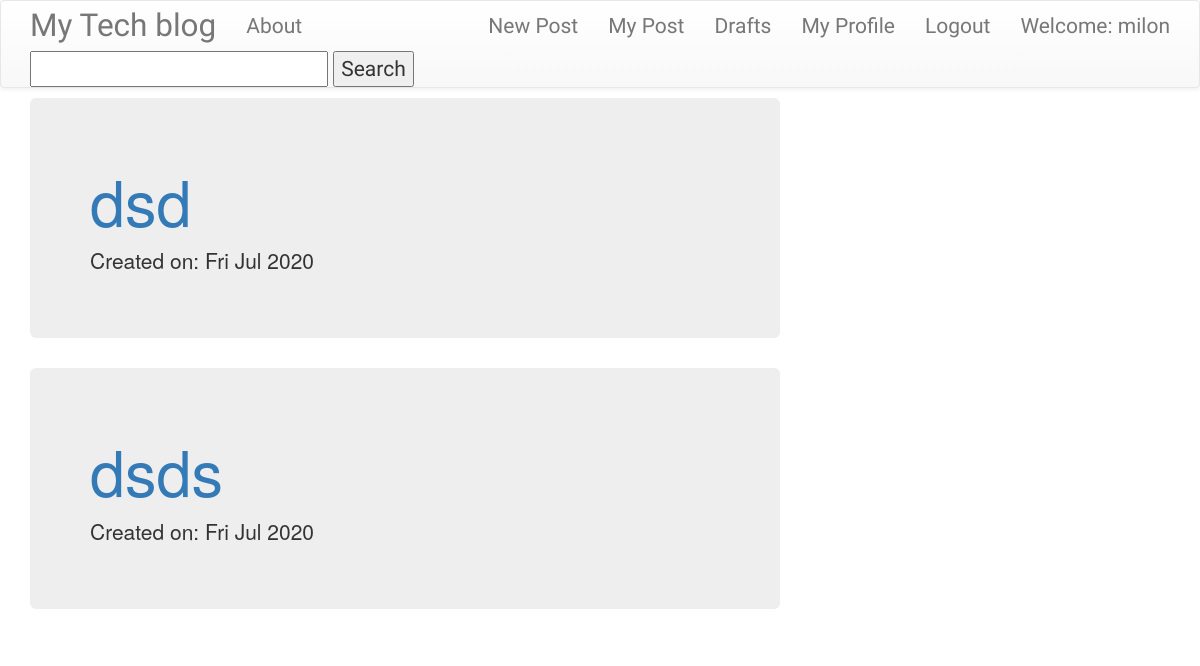
The app's page /drafts/ (signed in), older data.
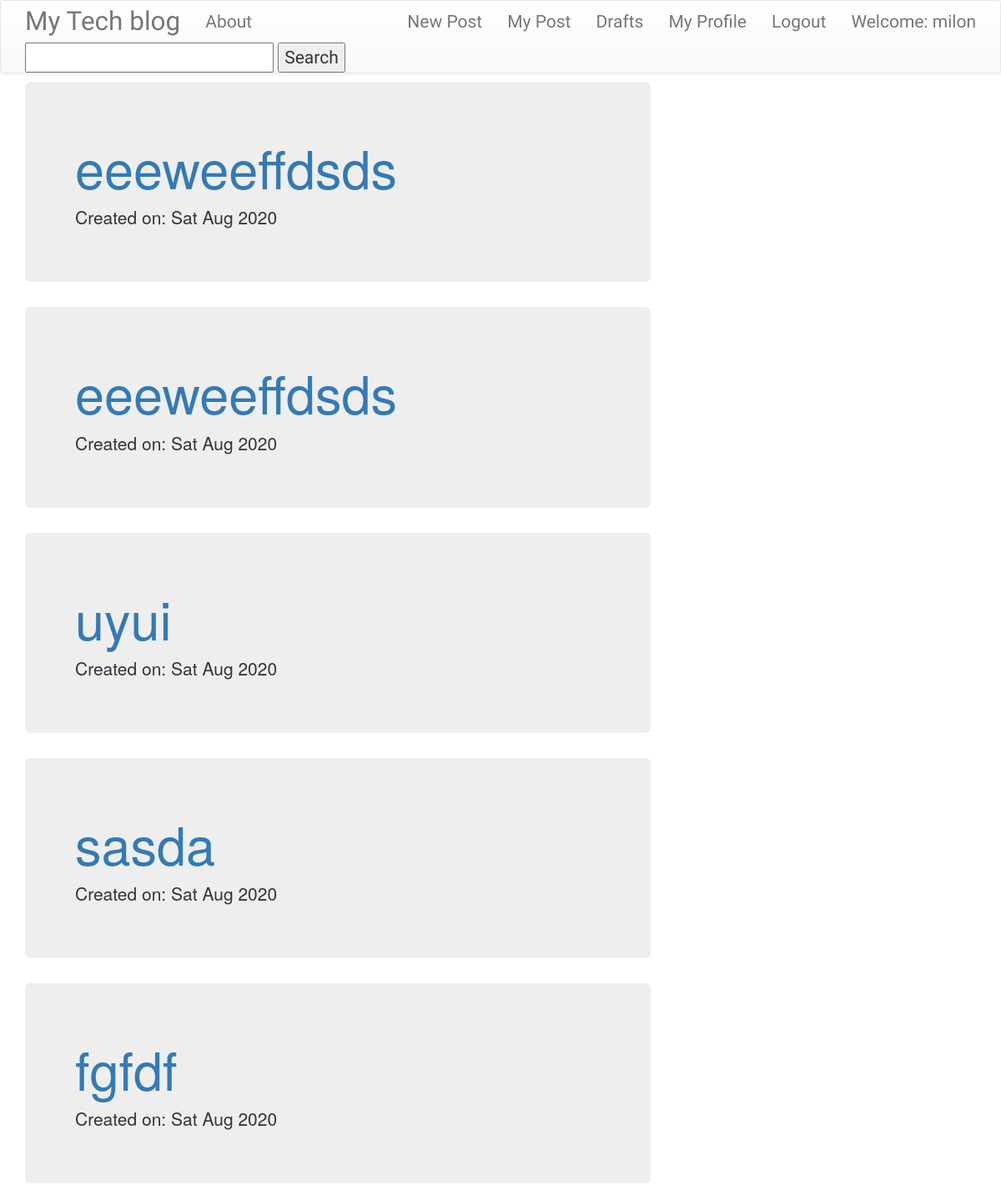
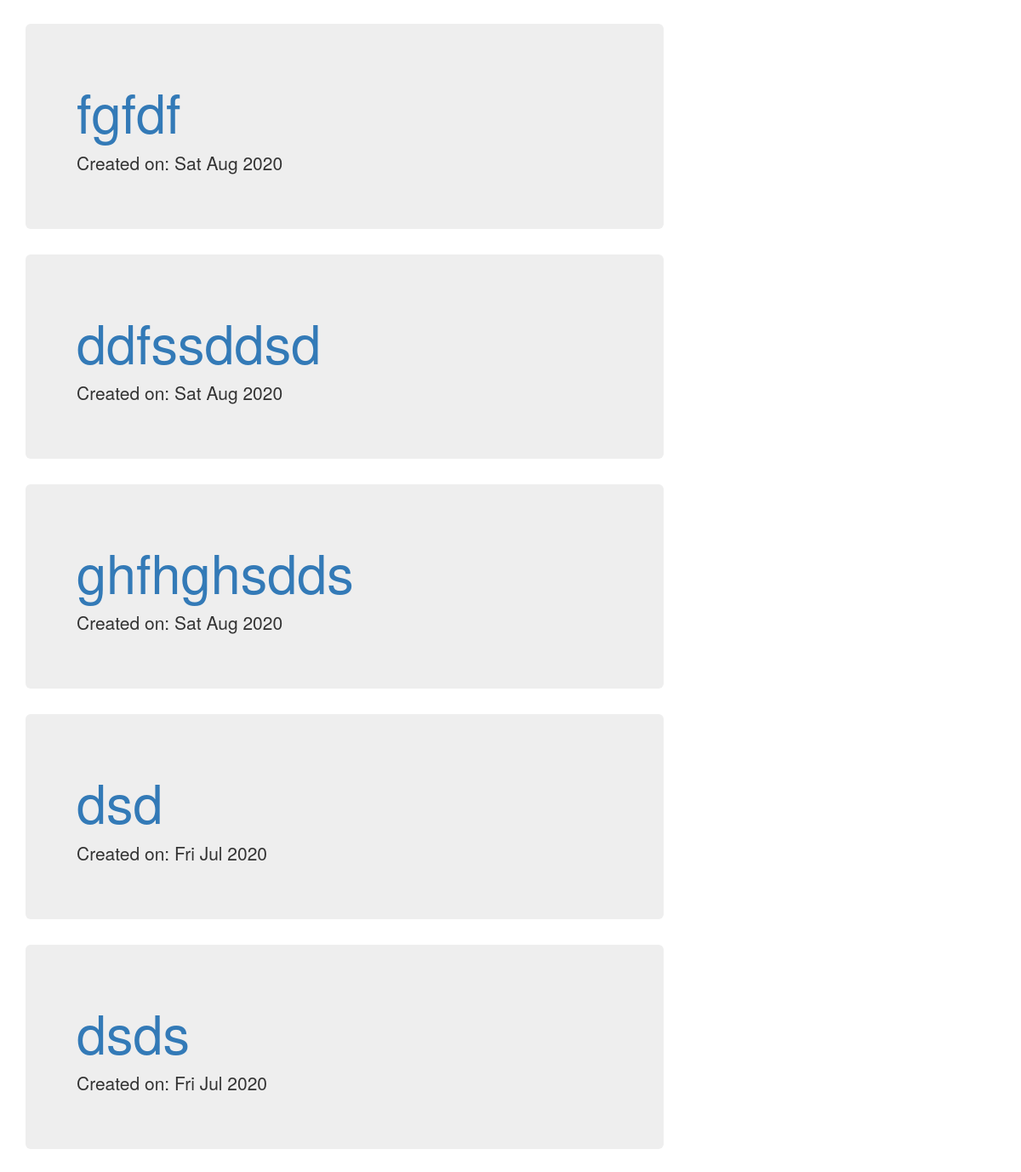
The same page, newer data (2 pictures, top to bottom).
### blog/models.py (models this page shows, shortened)
class Post(models.Model):
    author = models.ForeignKey('auth.User',on_delete=models.DO_NOTHING)
    title = models.CharField(max_length=200)
    text = models.TextField()
    created_date = models.DateTimeField(default=timezone.now)
    published_date = models.DateTimeField(blank=True, null=True)

### blog/views.py (the view)
# urls.py: url(r'^drafts/$', views.DraftListView.as_view(), name='post_draft_list'),
class DraftListView(LoginRequiredMixin,ListView):
    login_url = '/login/'
    redirect_field_name = 'blog/post_list.html'
    model = Post
    def get_queryset(self):
        return Post.objects.filter(published_date__isnull=True).filter(author=self.request.user).order_by('-created_date')

### blog/templates/blog/post_list.html
{% extends 'blog/base.html' %}
{% block content %}
<div class="centerstage">
    {% for post in post_list %}
        <div class="post">
          <div class="jumbotron">
            <h1><a href="{% url 'post_detail' pk=post.pk %}">{{ post.title }}</a></h1>
            <div class="date">
              {% ifequal post.published_date null %}
                <p>Created on: {{ post.created_date|date:"D M Y"}}</p>
              {%else%}
                <p>Published by: {{post.author}}</p>
                <p>Published on: {{ post.published_date|date:"D M Y"}}</p>
                  <a href="{% url 'post_detail' pk=post.pk %}">Comments: {{ post.approve_comments.count }}</a>
                  </div>
              {%endifequal%}
            </div>
        </div>
    {% endfor %}
</div>
{% endblock %}

### blog/templates/blog/base.html (shortened to what this page needs)
<!DOCTYPE html>
{% load static %}
<html>
    <head>
    <link rel="stylesheet" href="https://stackpath.bootstrapcdn.com/bootstrap/3.4.1/css/bootstrap.min.css">
    <link rel="stylesheet" href="https://stackpath.bootstrapcdn.com/bootstrap/3.4.1/css/bootstrap-theme.min.css">
        <link rel="stylesheet" href="{% static 'css/blog.css' %}">
<body class='loader' >
  <nav class="navbar navbar-default techfont custom-navbar">
    <div class="container">
      <ul class="nav navbar-nav">
        <li><a class='navbar-brand bigbrand' href="{% url 'post_list' %}">My Tech blog</a></li>
        <li><a href="{% url 'about'%}">About</a></li>
        <form  action="{%url 'searchbar'%}" method="GET" >
            <input type="text" name="search">
            <button type="submit"> Search </button>
        </form>
      </ul>
      <ul class="nav navbar-nav navbar-right">
        {% if user.is_authenticated %}
        <li>
          <a href="{% url 'post_new' %}" >New Post</a>
        </li>
        <li>
          <a href="{% url 'user_post_list' %}" >My Post</a>
        </li>
        <li>
          <a href="{% url 'post_draft_list' %}">Drafts</a>
        </li>
        <li>
          <a href="{% url 'profile_detail' %}">My Profile</a>
        </li>
        <li>
          <a href="{% url 'logout' %}?next=/" >Logout</a>
        </li>
        <li>
          <a >Welcome: {{ user.username }}</a>
        </li>
          {% else %}
          <li><a class='nav navbar-right' href="{%url 'register'%}">Register</a></li>
          <li><a class='nav navbar-right' href="{% url 'login' %}" ><span class="glyphicon glyphicon-user"></span></a></li>
        {% endif %}
      </ul>
  </div>
</nav>
        <div class="content container">
            <div class="row">
                <div class="col-md-8">
                  <div class="blog_posts">
                    {% block content %}
                    {% endblock %}
                  </div>
                </div>
            </div>
        </div>
</body>
</html>

### blog/static/css/blog.css (style rules this page uses)
.techfont { font-family: 'Russo One',sans-serif; font-size:1.5em; margin-bottom:10px; }
.bigbrand { font-size: 1.5em; }
.centerstage { margin-left:auto; margin-right: auto; }
.loader { filter:hue-rotate(0deg); color:linear-gradient(45deg,#0f8,#08f); animation:hue 10000ms infinite linear; }

Row changes from the older to the newer data that the page shows:
added Post: title "eeeweeffdsds", created_date "Sat Aug 2020"
added Post: title "eeeweeffdsds", created_date "Sat Aug 2020"
added Post: title "uyui", created_date "Sat Aug 2020"
added Post: title "sasda", created_date "Sat Aug 2020"
added Post: title "fgfdf", created_date "Sat Aug 2020"
added Post: title "fgfdf", created_date "Sat Aug 2020"
added Post: title "ddfssddsd", created_date "Sat Aug 2020"
added Post: title "ghfhghsdds", created_date "Sat Aug 2020"
